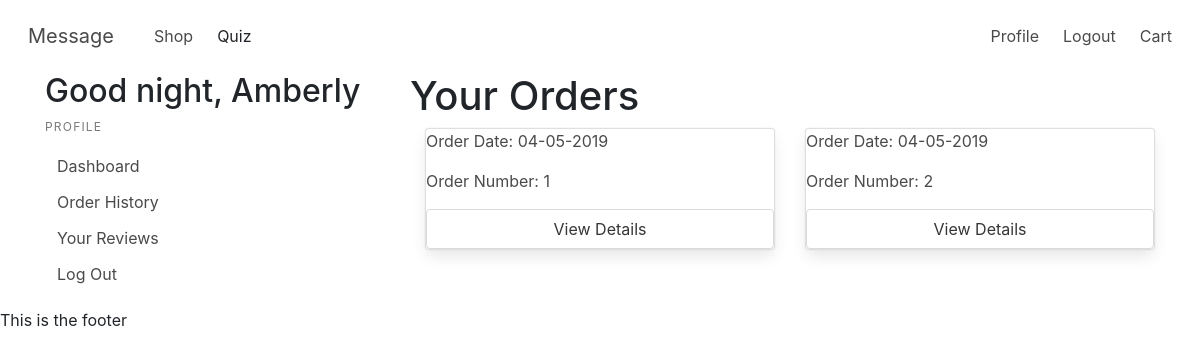
Page /profile/orders (signed in) on the earlier database version.
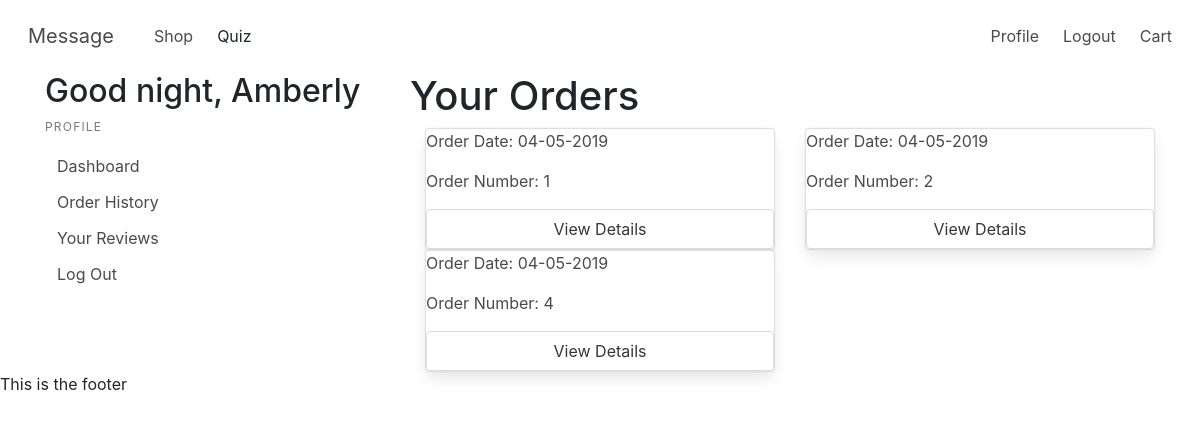
Same page on the later database version.
### models.py (models this page shows, shortened)
class Order(Model):
    user = ForeignKeyField(model=User, backref='order')
    order_date = DateTimeField(default=datetime.datetime.now())
    total_cost = IntegerField(default=0)
    date_created = DateTimeField(default=datetime.datetime.now())
    recipient_fname = CharField(default="")
    recipient_lname = CharField(default="")
    recipient_street_address = CharField(default="")
    recipient_city = CharField(default="")
    recipient_state = CharField(default="")
    recipient_postal_code = CharField(default="")
    purchased = BooleanField(default=False)
    class Meta:
        database = DATABASE

### app.py (the view)
@app.route('/profile/orders', methods=["GET"])
@login_required
def order_history():
    user = current_user
    current_hour = datetime.datetime.now().hour
    greeting = time_of_day(current_hour)
    orders = models.Order.select().where(models.Order.user_id == user.id, models.Order.purchased == True)
    return render_template("orderHistory.html", user=user, greeting=greeting, orders=orders)

### app.py (called while the page is built)
@login_manager.user_loader
def load_user(userid):
    try:
        return models.User.get(models.User.id == userid)
    except models.DoesNotExist:
        return None

@app.before_request
def before_request():
    g.db = models.DATABASE
    g.db.connect()
    g.user = current_user

@app.after_request
def after_request(response):
    g.db.close()
    return response

def time_of_day(hour):
    return (
        "morning" if 5 <= hour <= 11
        else
        "afternoon" if 12 <= hour <= 17
        else
        "evening" if 18 <= hour <= 22
        else
        "night"
    )

### templates/orderHistory.html
{% extends 'profile.html' %}
{% block profile %}
<div class="row">
    <h1>Your Orders</h1>
</div>
<div class="row">
    {% if orders %}
    {% for order in orders %}
    <div class="col-sm-6">
        <div class="card">
            <p>Order Date: {{order.order_date.strftime('%m-%d-%Y')}}</p>
            <p>Order Number: {{order.id}}</p>
            <a href="/profile/orders/view_details/{{order.id}}"class="button">View Details</a>
        </div>
    </div>
    {% endfor %}
    {% else %}
    <p>Looks like you haven't ordered anything yet!</p>
    <a class="button" href="/shop">Continue Shopping</a>
    {% endif %}
</div>
{% endblock %}

Differences in the rows shown:
now on this page (row edited): Order: order_date "04-05-2019", id "4"
